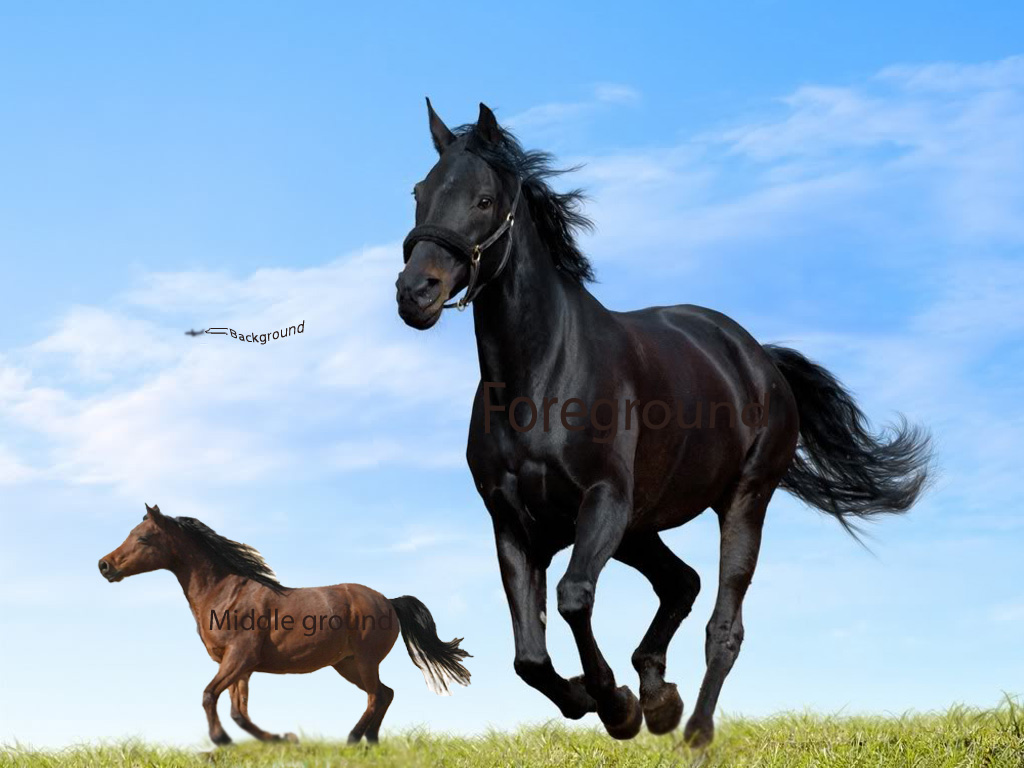
#> input picture CPP(without_UI)/2.jpg, 1024 x 768 px
$ python show.py
#> lines starting #> are read from the running program, lines starting #| are printed output that depends on the picture
# -*- coding: utf-8 -*-
"""
Created on Sun Apr 29 18:05:23 2018

@author: Chenyu
"""
from matplotlib import pyplot as plt
import copy
import cv2
import pylab
import os
import numpy as np
from PIL import Image

def readfile(filename):
    with open(filename,'r') as f:
        for line in f.readlines():
            linestr = line.strip(',')
            linestrlist = linestr.split("\t")
            return linestrlist

def ccombo(address1, address2, x1, x2):
#> called with address1 = '2.jpg', address2 = 're.txt', x1 = 1, x2 = 2
    imagefile = plt.imread(address1)
#> imagefile is the input picture: shape (768, 1024, 3); mean R, G, B 142.8, 172.5, 198
    height, width, _ = imagefile.shape
#> height = 768; width = 1024
    n1 = int(height/5)
#> n1 = 153
    n2 = int(width/5)
#> n2 = 204
#    n1 = 100
#    n2 = 100

    downSample = cv2.resize(imagefile,(n2,n1), interpolation = cv2.INTER_CUBIC)
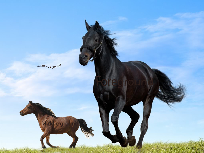
#> downSample: shape (153, 204, 3); mean R, G, B 142.7, 172.4, 197.9
    sampleHeight, sampleWidth, _ = downSample.shape
#> sampleHeight = 153; sampleWidth = 204

    linelist = readfile(address2)
    list1 = []
    for i in linelist[0]:
        if i != ',':
            list1.append(int(i))
    list1 = np.array(list1, dtype = float)
    list1 = list1.reshape(sampleHeight, sampleWidth, 1).astype('float64')

    temp = downSample
    one = copy.deepcopy(temp)
    two = copy.deepcopy(temp)
    for i in range(n1):
        for j in range(n2):
            if(list1[i][j] == 1):
                one[i][j] = [0,0,0]
            else:
                two[i][j] = [0,0,0]
    plt.imshow(one)
    pylab.show()
    plt.figure()
    newone = Image.fromarray(one.astype(np.uint8))
    newone.save('one.bmp')
#    np.savetxt("filename.txt",one,fmt="%s",delimiter=",")
#    plt.figure()
    newtwo = Image.fromarray(two.astype(np.uint8))
    newtwo.save('two.bmp')
# [4 lines of commented-out code are left out]
    plt.imshow(two)
    pylab.show()

if __name__ == '__main__':
    address1 = '2.jpg'
    address2 = 're.txt'
#> (the run stopped early here; a loop or call above may not have finished)

$ run again, with CPP(without_UI)/1.jpg copied over CPP(without_UI)/2.jpg
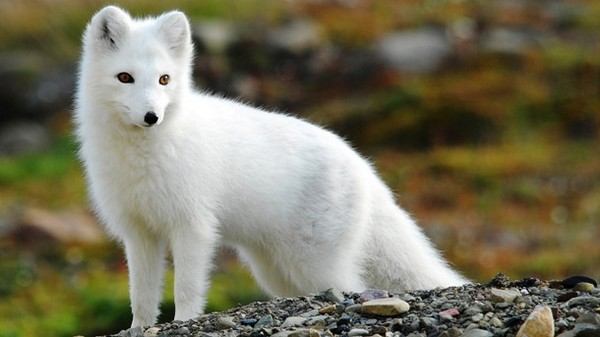
#> input picture CPP(without_UI)/1.jpg, 600 x 337 px
#> in ccombo, imagefile is the input picture: shape (337, 600, 3); mean R, G, B 119.8, 115.4, 93.1
#> in ccombo, `downSample = cv2.resize(imagefile,(n2,n1), interpolation = cv2.INTER_C..`:
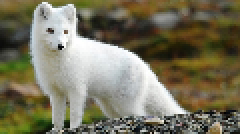
#> downSample: shape (67, 120, 3) (shown 2 times larger); mean R, G, B 120, 115.6, 93.3

$ run again, with CPP(without_UI)/3.jpg copied over CPP(without_UI)/2.jpg
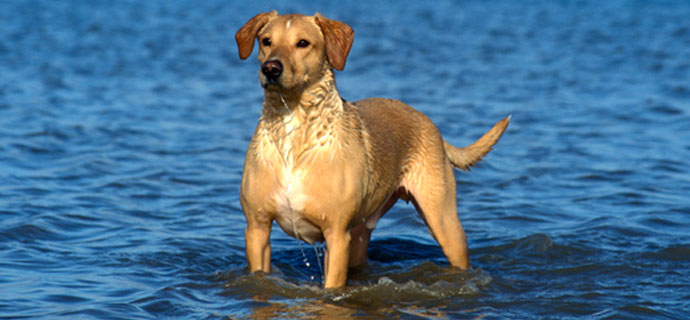
#> input picture CPP(without_UI)/3.jpg, 690 x 320 px
#> in ccombo, imagefile is the input picture: shape (320, 690, 3); mean R, G, B 77.9, 114, 141
#> in ccombo, `downSample = cv2.resize(imagefile,(n2,n1), interpolation = cv2.INTER_C..`:
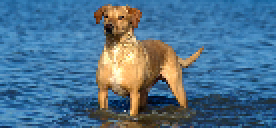
#> downSample: shape (64, 138, 3) (shown 2 times larger); mean R, G, B 77.8, 113.9, 141

$ run again, with CPP(without_UI)/4.jpg copied over CPP(without_UI)/2.jpg
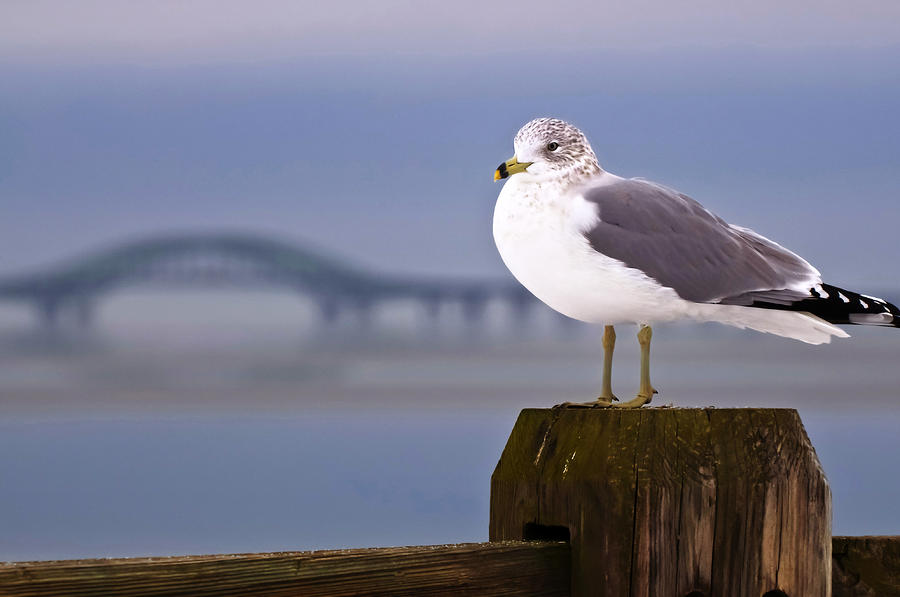
#> input picture CPP(without_UI)/4.jpg, 900 x 597 px
#> in ccombo, imagefile is the input picture: shape (597, 900, 3); mean R, G, B 120, 122.1, 140.5
#> in ccombo, `downSample = cv2.resize(imagefile,(n2,n1), interpolation = cv2.INTER_C..`:
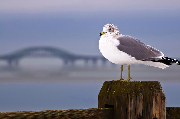
#> downSample: shape (119, 180, 3); mean R, G, B 120, 122, 140.4
